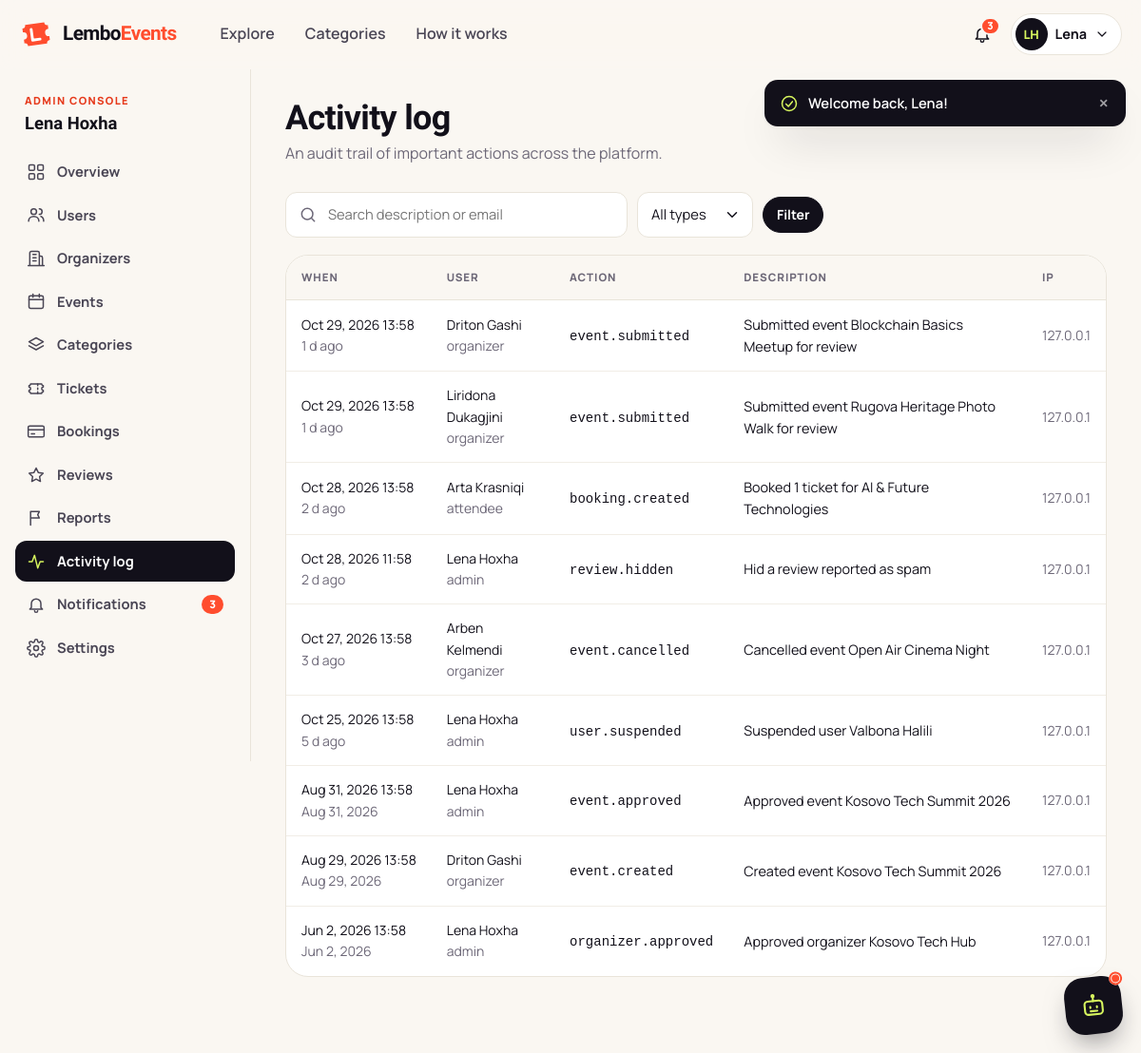
The app's page /admin/activity.php (signed in) with its own data.
### tables this page shows
CREATE TABLE users (
    id              INT UNSIGNED AUTO_INCREMENT PRIMARY KEY,
    role            ENUM('attendee','organizer','admin') NOT NULL DEFAULT 'attendee',
    first_name      VARCHAR(60)  NOT NULL,
    last_name       VARCHAR(60)  NOT NULL,
    email           VARCHAR(190) NOT NULL,
    password_hash   VARCHAR(255) NOT NULL,
    phone           VARCHAR(30)  NULL,
    city            VARCHAR(80)  NULL,
    avatar          VARCHAR(255) NULL,
    status          ENUM('active','suspended') NOT NULL DEFAULT 'active',
    suspended_reason VARCHAR(255) NULL,
    last_login_at   DATETIME NULL,
    created_at      DATETIME NOT NULL DEFAULT CURRENT_TIMESTAMP,
    updated_at      DATETIME NOT NULL DEFAULT CURRENT_TIMESTAMP ON UPDATE CURRENT_TIMESTAMP,
    UNIQUE KEY uq_users_email (email),
    KEY idx_users_role_status (role, status)
);

CREATE TABLE activity_logs (
    id           BIGINT UNSIGNED AUTO_INCREMENT PRIMARY KEY,
    user_id      INT UNSIGNED NULL,
    action       VARCHAR(60)  NOT NULL,
    entity_type  VARCHAR(40)  NULL,
    entity_id    INT UNSIGNED NULL,
    description  VARCHAR(255) NOT NULL,
    ip_address   VARCHAR(45)  NULL,
    created_at   DATETIME NOT NULL DEFAULT CURRENT_TIMESTAMP,
    KEY idx_activity_created (created_at),
    KEY idx_activity_user (user_id),
    CONSTRAINT fk_activity_user FOREIGN KEY (user_id) REFERENCES users(id) ON DELETE SET NULL
);

### includes/functions.php (called while the page is built, shortened)
<?php
function e($value): string
{
    return htmlspecialchars((string) ($value ?? ''), ENT_QUOTES | ENT_SUBSTITUTE, 'UTF-8');
}
function url(string $path = ''): string
{
    return BASE_URL . '/' . ltrim($path, '/');
}
function asset(string $path): string
{
    $file = ROOT_PATH . '/assets/' . ltrim($path, '/');
    $v = is_file($file) ? filemtime($file) : 1;
    return url('assets/' . ltrim($path, '/')) . '?v=' . $v;
}
function take_flashes(): array
{
    $f = $_SESSION['flash'] ?? [];
    return $f;
}
function input_int(string $key, int $default = 0): int
{
    $v = $_POST[$key] ?? $_GET[$key] ?? null;
    return is_numeric($v) ? (int) $v : $default;
}
function fmt_date(?string $dt, string $format = 'M j, Y'): string
{
    return $dt ? date($format, strtotime($dt)) : '';
}
function time_ago(?string $dt): string
{
    $diff = time() - strtotime($dt);
    if ($diff < 86400 * 7) return floor($diff / 86400) . ' d ago';
    return date('M j, Y', strtotime($dt));
}
function initials(string $name): string
{
    $parts = preg_split('/\s+/', trim($name)) ?: [];
    $s = '';
    foreach (array_slice($parts, 0, 2) as $p) {
        $s .= mb_strtoupper(mb_substr($p, 0, 1));
    }
    return $s ?: '?';
}
function unread_notifications(int $userId): int
{
    return (int) db_value('SELECT COUNT(*) FROM notifications WHERE user_id = ? AND is_read = 0', [$userId]);
}
function paginate(int $total, int $perPage = 20): array
{
    $page = max(1, input_int('page', 1));
    $pages = max(1, (int) ceil($total / $perPage));
    $page = min($page, $pages);
    return ['page' => $page, 'pages' => $pages, 'per' => $perPage, 'offset' => ($page - 1) * $perPage, 'total' => $total];
}

### includes/auth.php (called while the page is built, shortened)
<?php
function current_user(): ?array
{
    static $user = false;
    if ($user !== false) {
        return $user;
    }
    $id = (int) ($_SESSION['user_id'] ?? 0);
    $row = db_one('SELECT id, role, first_name, last_name, email, phone, city, avatar, status, created_at FROM users WHERE id = ?', [$id]);
    $row['name'] = $row['first_name'] . ' ' . $row['last_name'];
    return $user = $row;
}
function require_login(): array
{
    $u = current_user();
    if ($u) {
        return $u;
    }
}
function require_role(string ...$roles): array
{
    $u = require_login();
    return $u;
}

### config/database.php (called while the page is built, shortened)
<?php
function db(): PDO
{
    static $pdo = null;
    if ($pdo instanceof PDO) {
        return $pdo;
    }
    $dsn = sprintf('mysql:host=%s;port=%s;dbname=%s;charset=utf8mb4', DB_HOST, DB_PORT, DB_NAME);
    try {
        $pdo = new PDO($dsn, DB_USER, DB_PASS, [
            PDO::ATTR_ERRMODE            => PDO::ERRMODE_EXCEPTION,
            PDO::ATTR_DEFAULT_FETCH_MODE => PDO::FETCH_ASSOC,
            PDO::ATTR_EMULATE_PREPARES   => false,
            PDO::ATTR_STRINGIFY_FETCHES  => false,
        ]);
        $pdo->exec("SET time_zone = '" . (new DateTime())->format('P') . "'");
    } catch (PDOException $e) {
        error_log('[LemboEvents] DB connection failed: ' . $e->getMessage());
        http_response_code(503);
        $isApi = str_contains($_SERVER['SCRIPT_NAME'] ?? '', '/api/');
        if ($isApi) {
            header('Content-Type: application/json');
            echo json_encode(['ok' => false, 'error' => 'Database unavailable.']);
        } else {
            echo '<!doctype html><meta charset="utf-8"><title>Service unavailable</title>'
                . '<body style="font-family:system-ui;padding:3rem;max-width:40rem;margin:auto">'
                . '<h1>We\'ll be right back</h1><p>LemboEvents cannot reach its database. '
                . 'Make sure MySQL is running in XAMPP and that <code>database/schema.sql</code> has been imported.</p>';
        }
        exit;
    }
    return $pdo;
}
function db_all(string $sql, array $params = []): array
{
    $st = db()->prepare($sql);
    $st->execute($params);
    return $st->fetchAll();
}
function db_one(string $sql, array $params = []): ?array
{
    $st = db()->prepare($sql);
    $st->execute($params);
    $row = $st->fetch();
    return $row === false ? null : $row;
}
function db_value(string $sql, array $params = [])
{
    $st = db()->prepare($sql);
    $st->execute($params);
    $v = $st->fetchColumn();
    return $v === false ? null : $v;
}

### admin/activity.php (the view, shortened to what this page needs)
<?php
require_role('admin');
$q = mb_substr(trim((string) ($_GET['q'] ?? '')), 0, 80);
$where = ['1=1'];
$params = [];
$w = implode(' AND ', $where);
$total = (int) db_value("SELECT COUNT(*) FROM activity_logs a LEFT JOIN users u ON u.id = a.user_id WHERE $w", $params);
$pg = paginate($total, 30);
$rows = db_all("SELECT a.*, u.first_name, u.last_name, u.email, u.role FROM activity_logs a LEFT JOIN users u ON u.id = a.user_id
                 WHERE $w ORDER BY a.created_at DESC, a.id DESC LIMIT {$pg['per']} OFFSET {$pg['offset']}", $params);
$layout = 'dashboard';
$dashActive = 'activity';
require __DIR__ . '/../includes/header.php';
?>
<div class="dash-head"><div><h1>Activity log</h1><p>An audit trail of important actions across the platform.</p></div></div>
<form class="toolbar" method="get">
    <div class="input-icon"><?= icon('search') ?><input class="input" type="search" name="q" value="<?= e($q) ?>" placeholder="Search description or email" aria-label="Search activity"></div>
    <select class="select" name="type" data-autosubmit aria-label="Type"><option value="">All types</option></select>
    <button class="btn btn-dark btn-sm">Filter</button>
</form>
<div class="table-wrap">
    <table class="table">
        <thead><tr><th>When</th><th>User</th><th>Action</th><th>Description</th><th>IP</th></tr></thead>
        <tbody>
        <?php foreach ($rows as $a): ?>
            <tr>
                <td class="nowrap small"><?= e(fmt_date($a['created_at'], 'M j, Y H:i')) ?><br><span class="muted"><?= e(time_ago($a['created_at'])) ?></span></td>
                <td class="small"><?= $a['first_name'] ? e($a['first_name'] . ' ' . $a['last_name']) . '<br><span class="muted">' . e($a['role']) . '</span>' : '<span class="muted">System</span>' ?></td>
                <td><code class="small"><?= e($a['action']) ?></code></td>
                <td><?= e($a['description']) ?></td>
                <td class="small muted"><?= e((string) $a['ip_address']) ?></td>
            </tr>
        <?php endforeach; ?>
        </tbody>
    </table>
</div>
<?php require __DIR__ . '/../includes/footer.php'; ?>

### includes/header.php (shortened to what this page needs)
<?php
$user = current_user();
$bodyClass ??= '';
$activeNav ??= '';
$layout ??= 'public';
$unread = $user ? unread_notifications((int) $user['id']) : 0;
$flashes = take_flashes();
?><!doctype html>
<html lang="en">
<head>
    <link rel="stylesheet" href="<?= e(asset('css/app.css')) ?>">
    <?php if ($layout === 'dashboard'): ?><link rel="stylesheet" href="<?= e(asset('css/dashboard.css')) ?>"><?php endif; ?>
    <link rel="stylesheet" href="<?= e(asset('css/chatbot.css')) ?>">
</head>
<body class="<?= e(trim($bodyClass . ' layout-' . $layout)) ?>">
<header class="site-header" id="siteHeader">
    <div class="container nav-inner">
        <a class="brand" href="<?= e(url('index.php')) ?>" aria-label="LemboEvents home">
            <span class="brand-mark" aria-hidden="true">
                <svg viewBox="0 0 32 32"><path d="M4 9a3 3 0 0 0 3-3h18a3 3 0 0 0 3 3v3.5a3.5 3.5 0 0 0 0 7V23a3 3 0 0 0-3 3H7a3 3 0 0 0-3-3v-3.5a3.5 3.5 0 0 0 0-7z" fill="currentColor"/><path d="M12 11v10h7" fill="none" stroke="#fff" stroke-width="2.6" stroke-linecap="round" stroke-linejoin="round"/></svg>
            </span>
            <span class="brand-name">Lembo<span>Events</span></span>
        </a>
        <nav class="nav-links" aria-label="Primary">
            <a href="<?= e(url('events.php')) ?>" class="<?= $activeNav === 'events' ? 'active' : '' ?>">Explore</a>
            <a href="<?= e(url('index.php#categories')) ?>">Categories</a>
            <a href="<?= e(url('index.php#how-it-works')) ?>">How it works</a>
        </nav>
        <div class="nav-actions">
            <?php if ($user): ?>
                <div class="dropdown" data-dropdown>
                    <button class="icon-btn notif-btn" type="button" aria-label="Notifications" aria-haspopup="true" aria-expanded="false" data-dropdown-toggle data-notif-toggle>
                        <?= icon('bell') ?>
                        <span class="notif-count<?= $unread ? '' : ' is-hidden' ?>" data-notif-count><?= $unread > 99 ? '99+' : (int) $unread ?></span>
                    </button>
                </div>
                <div class="dropdown user-dropdown" data-dropdown>
                    <button class="avatar-btn" type="button" aria-haspopup="true" aria-expanded="false" data-dropdown-toggle aria-label="Account menu">
                        <?php if ($user['avatar']): ?>
                            <img src="<?= e(image_url($user['avatar'])) ?>" alt="" width="36" height="36">
                        <?php else: ?>
                            <span class="avatar-initials"><?= e(initials($user['name'])) ?></span>
                        <?php endif; ?>
                        <span class="avatar-name"><?= e($user['first_name']) ?></span>
                        <?= icon('chevron-down', 'icon-sm') ?>
                    </button>
                </div>
            <?php else: ?>
                <a class="btn btn-ghost btn-sm hide-sm" href="<?= e(url('login.php')) ?>">Log in</a>
                <a class="btn btn-primary btn-sm hide-sm" href="<?= e(url('register.php')) ?>">Sign up</a>
            <?php endif; ?>
        </div>
    </div>
</header>
<div class="toast-stack" id="toastStack" aria-live="polite" aria-atomic="false">
    <?php foreach ($flashes as $f): ?>
        <div class="toast toast-<?= e($f['type']) ?>" data-autodismiss role="status">
            <?= icon($f['type'] === 'success' ? 'check-circle' : ($f['type'] === 'error' ? 'x-circle' : 'info')) ?>
            <span><?= e($f['message']) ?></span>
            <button type="button" class="toast-close" aria-label="Dismiss">&times;</button>
        </div>
    <?php endforeach; ?>
</div>
<?php if ($layout === 'dashboard'): ?>
    <?php require __DIR__ . '/partials/dashboard_nav.php'; ?>
<?php else: ?>
<main id="main" class="site-main">
<?php endif; ?>

### includes/partials/dashboard_nav.php (shortened to what this page needs)
<?php
$dashActive ??= '';
$role = $user['role'] ?? 'attendee';
$navItems = match ($role) {
    'admin' => [
        ['dashboard', 'admin/dashboard.php', 'grid', 'Overview'],
        ['users', 'admin/users.php', 'users', 'Users'],
        ['organizers', 'admin/organizers.php', 'building', 'Organizers'],
        ['events', 'admin/events.php', 'calendar', 'Events'],
        ['categories', 'admin/categories.php', 'layers', 'Categories'],
        ['tickets', 'admin/tickets.php', 'ticket', 'Tickets'],
        ['bookings', 'admin/bookings.php', 'card', 'Bookings'],
        ['reviews', 'admin/reviews.php', 'star', 'Reviews'],
        ['reports', 'admin/reports.php', 'flag', 'Reports'],
        ['activity', 'admin/activity.php', 'activity', 'Activity log'],
        ['notifications', 'admin/notifications.php', 'bell', 'Notifications'],
        ['profile', 'admin/profile.php', 'settings', 'Settings'],
    ],
    'organizer' => [
        ['dashboard', 'organizer/dashboard.php', 'grid', 'Overview'],
        ['events', 'organizer/events.php', 'calendar', 'Events'],
        ['tickets', 'organizer/tickets.php', 'ticket', 'Ticket types'],
        ['attendees', 'organizer/attendees.php', 'users', 'Attendees'],
        ['check-in', 'organizer/check-in.php', 'scan', 'Check-in'],
        ['analytics', 'organizer/analytics.php', 'chart', 'Analytics'],
        ['reviews', 'organizer/reviews.php', 'star', 'Reviews'],
        ['notifications', 'organizer/notifications.php', 'bell', 'Notifications'],
        ['profile', 'organizer/profile.php', 'settings', 'Organization'],
    ],
    default => [
        ['dashboard', 'attendee/dashboard.php', 'grid', 'Overview'],
        ['tickets', 'attendee/tickets.php', 'ticket', 'My tickets'],
        ['bookings', 'attendee/bookings.php', 'calendar', 'My events'],
        ['favorites', 'attendee/favorites.php', 'heart', 'Favorites'],
        ['notifications', 'attendee/notifications.php', 'bell', 'Notifications'],
        ['profile', 'attendee/profile.php', 'settings', 'Profile'],
    ],
};
$sideTitle = match ($role) { 'admin' => 'Admin console', 'organizer' => 'Organizer studio', default => 'My LemboEvents' };
$org = $role === 'organizer' ? current_organizer() : null;
?>
<div class="dash">
    <aside class="dash-side" aria-label="Dashboard navigation">
        <div class="dash-side-head">
            <span class="dash-eyebrow"><?= e($sideTitle) ?></span>
            <strong><?= e($org['organization_name'] ?? $user['name']) ?></strong>
        </div>
        <nav class="dash-nav">
            <?php foreach ($navItems as [$key, $href, $ic, $label]): ?>
                <a href="<?= e(url($href)) ?>" class="<?= $dashActive === $key ? 'active' : '' ?>"<?= $dashActive === $key ? ' aria-current="page"' : '' ?>>
                    <?= icon($ic) ?><span><?= e($label) ?></span>
                    <?php if ($key === 'notifications' && !empty($unread)): ?><span class="count-pill"><?= (int) $unread ?></span><?php endif; ?>
                </a>
            <?php endforeach; ?>
        </nav>
    </aside>
    <main id="main" class="dash-main">
        <div class="dash-content">

### assets/css/dashboard.css (style rules this page uses)
body.layout-dashboard { background: var(--paper); }
.dash { flex: 1; display: grid; grid-template-columns: 264px minmax(0, 1fr); width: 100%; max-width: 1480px; margin: 0 auto; }
.dash-side { position: sticky; top: var(--header-h); align-self: start; height: calc(100vh - var(--header-h)); padding: 24px 16px; border-right: 1px solid var(--line); display: flex; flex-direction: column; gap: 18px; overflow-y: auto; }
.dash-side-head { padding: 0 10px; display: grid; gap: 4px; }
.dash-eyebrow { font-size: .7rem; font-weight: 800; text-transform: uppercase; letter-spacing: .12em; color: var(--flame-600); }
.dash-side-head strong { font-family: var(--font-display); font-size: 1.15rem; line-height: 1.2; }
.dash-nav { display: grid; gap: 2px; }
.dash-nav a { display: flex; align-items: center; gap: 12px; padding: 10px 12px; border-radius: 12px; font-weight: 700; font-size: .92rem; color: var(--ink-3); transition: background .15s, color .15s; }
.dash-nav a.active { background: var(--ink); color: #fff; }
.dash-nav .count-pill { margin-left: auto; }
.dash-main { min-width: 0; }
.dash-content { padding: 32px 36px 80px; }
.dash-head { display: flex; justify-content: space-between; align-items: flex-end; gap: 16px; margin-bottom: 28px; flex-wrap: wrap; }
.dash-head h1 { font-size: clamp(1.7rem, 3vw, 2.3rem); margin: 0 0 4px; }
.dash-head p { margin: 0; color: var(--muted); }
.toolbar { display: flex; gap: 10px; align-items: center; flex-wrap: wrap; margin-bottom: 18px; }
.toolbar .input-icon { flex: 1; min-width: 200px; max-width: 360px; }
.toolbar .input, .toolbar .select { min-height: 42px; border-radius: 12px; font-size: .92rem; }
.toolbar .select { width: auto; }

### records on screen
users: first_name "Lena", role "ADMIN CONSOLE"
activity_logs: created_at "Oct 29, 2026 13:58", created_at "1 d ago", user.last_name "Driton Gashi", user.role "organizer", action "event.submitted", description "Submitted event Blockchain Basics Meetup for review", ip_address "127.0.0.1"
activity_logs: created_at "Oct 29, 2026 13:58", created_at "1 d ago", user.last_name "Liridona Dukagjini", user.role "organizer", action "event.submitted", description "Submitted event Rugova Heritage Photo Walk for review", ip_address "127.0.0.1"
activity_logs: created_at "Oct 28, 2026 13:58", created_at "2 d ago", user.last_name "Arta Krasniqi", user.role "attendee", action "booking.created", description "Booked 1 ticket for AI & Future Technologies", ip_address "127.0.0.1"
activity_logs: created_at "Oct 28, 2026 11:58", created_at "2 d ago", user.last_name "Lena Hoxha", user.role "admin", action "review.hidden", description "Hid a review reported as spam", ip_address "127.0.0.1"
activity_logs: created_at "Oct 27, 2026 13:58", created_at "3 d ago", user.last_name "Arben Kelmendi", user.role "organizer", action "event.cancelled", description "Cancelled event Open Air Cinema Night", ip_address "127.0.0.1"
activity_logs: created_at "Oct 25, 2026 13:58", created_at "5 d ago", user.last_name "Lena Hoxha", user.role "admin", action "user.suspended", description "Suspended user Valbona Halili", ip_address "127.0.0.1"
activity_logs: created_at "Aug 31, 2026 13:58", created_at "Aug 31, 2026", user.last_name "Lena Hoxha", user.role "admin", action "event.approved", description "Approved event Kosovo Tech Summit 2026", ip_address "127.0.0.1"
activity_logs: created_at "Aug 29, 2026 13:58", created_at "Aug 29, 2026", user.last_name "Driton Gashi", user.role "organizer", action "event.created", description "Created event Kosovo Tech Summit 2026", ip_address "127.0.0.1"
activity_logs: created_at "Jun 2, 2026 13:58", created_at "Jun 2, 2026", user.last_name "Lena Hoxha", user.role "admin", action "organizer.approved", description "Approved organizer Kosovo Tech Hub", ip_address "127.0.0.1"

### other values on screen
$unread "3"
initials($user['name']) "LH"
$f['message'] "Welcome back, Lena!"
$org['organization_name'] "Lena Hoxha"
$label "Overview"
$label "Users"
$label "Organizers"
$label "Events"
$label "Categories"
$label "Tickets"
$label "Bookings"
$label "Reviews"
$label "Reports"
$label "Activity log"
$label "Notifications"
